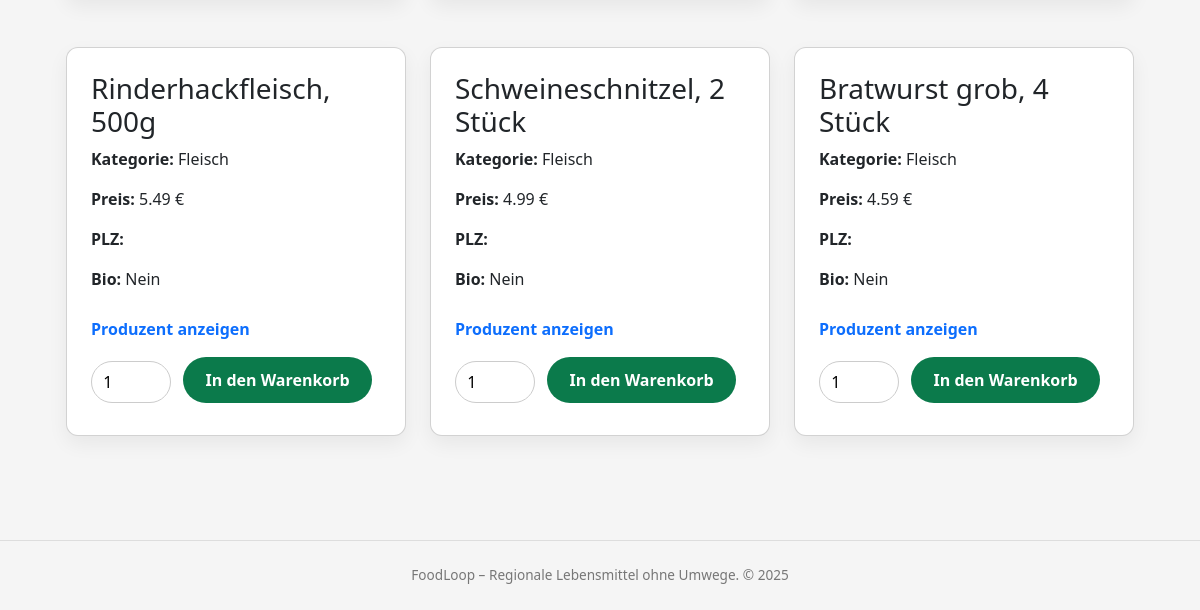
/products (lower part), run on an earlier commit of the app's database.
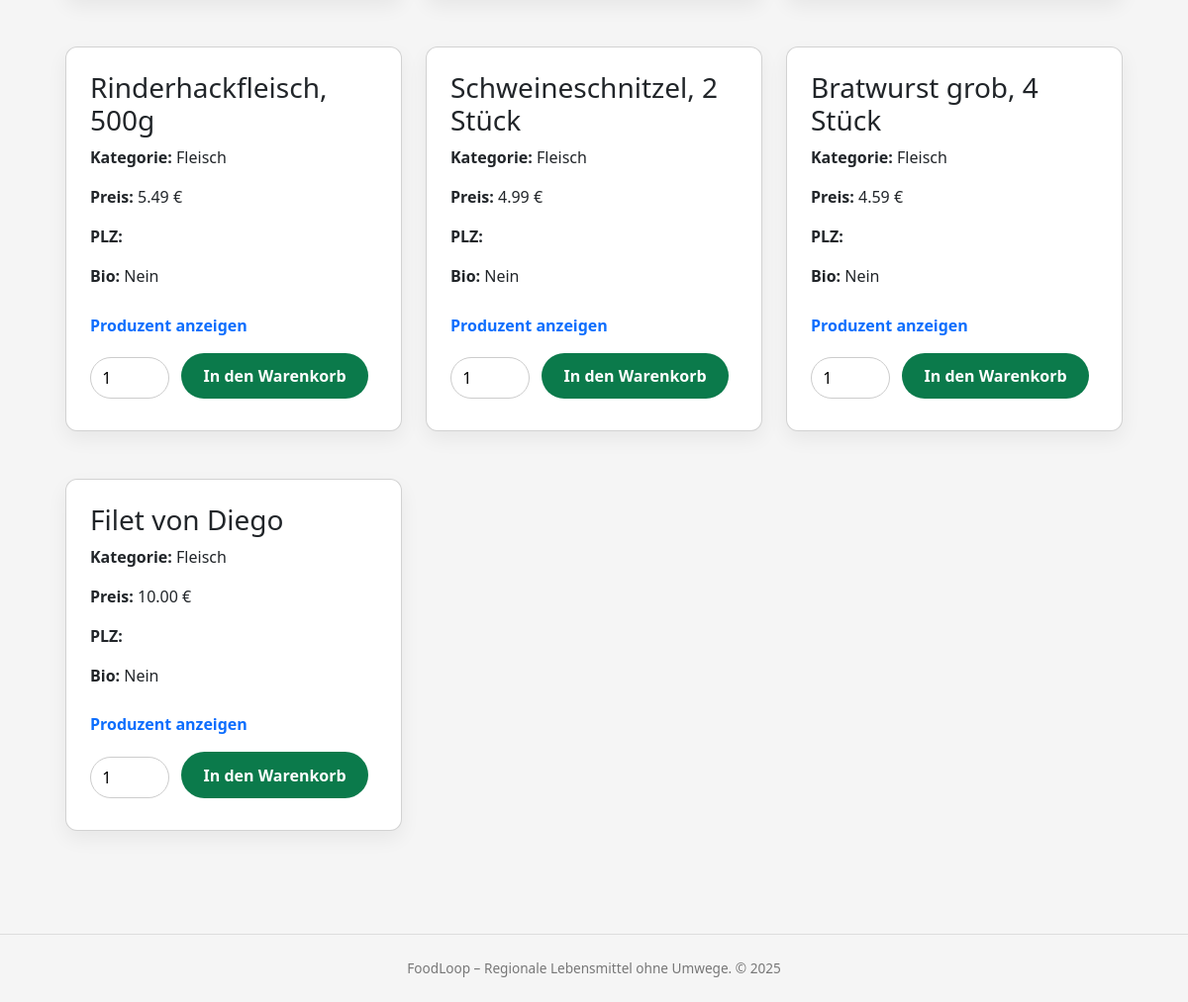
And on a later commit of the database.
### models.py (models this page shows)
class Product(db.Model):
    __tablename__ = "product"
    product_id = db.Column(db.Integer, primary_key=True)
    producer_id = db.Column(
        db.Integer,
        db.ForeignKey("producer_profile.producer_id"),
        nullable=False,
    )
    category_id = db.Column(
        db.Integer, db.ForeignKey("category.category_id"), nullable=False
    )
    name = db.Column(db.String(255), nullable=False)
    description = db.Column(db.Text)
    price = db.Column(db.Numeric(10, 2), nullable=False)
    is_active = db.Column(db.Boolean, default=True, nullable=False)
    created_at = db.Column(db.DateTime, default=datetime.utcnow, nullable=False)
    producer = db.relationship("ProducerProfile", back_populates="products")
    category = db.relationship("Category", back_populates="products")
    cart_items = db.relationship("CartItem", back_populates="product", lazy="dynamic")
    order_items = db.relationship(
        "OrderItem", back_populates="product", lazy="dynamic"
    )

class Category(db.Model):
    __tablename__ = "category"
    category_id = db.Column(db.Integer, primary_key=True)
    name = db.Column(db.String(100), nullable=False, unique=True)
    products = db.relationship("Product", back_populates="category", lazy="dynamic")
    producers = db.relationship(
        "ProducerProfile",
        secondary=producer_category,
        back_populates="categories",
        lazy="dynamic",
    )

### app.py (the view)
@app.route("/products")
def products():
    products = Product.query.filter_by(is_active=True).all()
    categories = Category.query.all()
    return render_template("products.html", products=products, categories=categories)

### templates/products.html (shortened to what this page needs)
{% extends "base.html" %}
{% block content %}
<section>
    <div class="grid">
        {% if products %}
        {% for p in products %}
        <div class="card">
            <h3>{{ p.name }}</h3>
            <p><strong>Kategorie:</strong> {{ p.category.name }}</p>
            <p><strong>Preis:</strong> {{ "%.2f"|format(p.price) }} €</p>
            <p><strong>PLZ:</strong> {{ p.zip }}</p>
            <p><strong>Bio:</strong> {{ "Ja" if p.bio else "Nein" }}</p>
            <p style="margin-top:0.5rem;">
                <button
                    type="button"
                    class="btn btn-link p-0 show-producer-btn"
                    data-producer-id="{{ p.producer_id }}">
                    Produzent anzeigen
                </button>
            </p>
            <form class="inline-form add-to-cart-form" data-product-id="{{ p.product_id }}">
                <input type="number" name="quantity" value="1" min="1" style="max-width:80px;">
                <button type="button" class="btn btn-primary add-to-cart-btn">
                    In den Warenkorb
                </button>
            </form>
        </div>
        {% endfor %}
        {% else %}
        <div class="card">
            <p>Keine Produkte gefunden. Passe deine Filter an.</p>
        </div>
        {% endif %}
    </div>
</section>
{% endblock %}

What changed in the data, as far as the page shows it:
added Product: name "Filet von Diego", category.name "Fleisch", price "10.00", bio "Nein"
